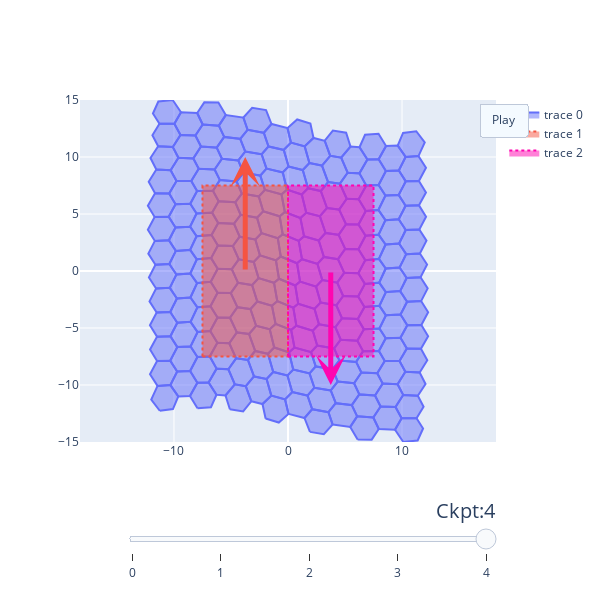

The notebook cell this image was saved under:
### Code cell
ckpts_dir = "../scratch/"
tiss_ckpt_fps = []
for fn in sorted(os.listdir(ckpts_dir)):
    # print(fn)
    if fn.endswith(".json") and fn.startswith("res"):
        tiss_ckpt_fps.append(os.path.join(ckpts_dir, fn))
# tiss_ckpt_fns = sorted([fn for fn in os.listdir(ckpts_dir) if fn.endswith(".json") and fn.startswith("res")])

visualize.make_plotly_visualizer(
    tiss_ckpt_fps,
    "../scratch/initial_vm_state.json"
    # vertices_to_highlight=[0],
)

### Figure 1 — Plotly figure (JSON) as saved in the notebook; plotly's stock layout.template omitted (floating-point values rounded to 4 significant figures; data arrays with more than 128 entries replaced by an {"elided": "..."} marker saying what was removed)
{"data": [{"fill": "toself", "marker": {"color": {"elided": "1141 str values"}, "size": 8}, "mode": "lines", "type": "scatter", "x": {"elided": "1304 float values"}, "y": {"elided": "1304 float values"}}, {"fill": "toself", "line": {"color": "rgb(245, 84, 66)", "dash": "dot", "width": 2}, "marker": {"size": 8}, "mode": "lines", "type": "scatter", "x": [-7.5, 0, 0, -7.5, -7.5], "y": [-7.5, -7.5, 7.5, 7.5, -7.5]}, {"fill": "toself", "line": {"color": "rgb(255, 5, 176)", "dash": "dot", "width": 2}, "marker": {"size": 8}, "mode": "lines", "type": "scatter", "x": [0, 7.5, 7.5, 0, 0], "y": [-7.5, -7.5, 7.5, 7.5, -7.5]}], "layout": {"annotations": [{"arrowcolor": "rgb(245, 84, 66)", "arrowhead": 3, "arrowwidth": 5, "ax": -3.75, "axref": "x", "ay": 0, "ayref": "y", "showarrow": true, "text": "", "x": -3.75, "xref": "x", "y": 10, "yref": "y"}, {"arrowcolor": "rgb(255, 5, 176)", "arrowhead": 3, "arrowwidth": 5, "ax": 3.75, "axref": "x", "ay": 0, "ayref": "y", "showarrow": true, "text": "", "x": 3.75, "xref": "x", "y": -10, "yref": "y"}], "height": 600, "sliders": [{"active": 4, "currentvalue": {"font": {"size": 20}, "prefix": "Ckpt:", "visible": true, "xanchor": "right"}, "len": 0.9, "pad": {"b": 10, "t": 50}, "steps": [{"args": [[0], {"frame": {"duration": 200, "redraw": false}, "mode": "immediate", "transition": {"duration": 200}}], "label": "0", "method": "animate"}, {"args": [[1], {"frame": {"duration": 200, "redraw": false}, "mode": "immediate", "transition": {"duration": 200}}], "label": "1", "method": "animate"}, {"args": [[2], {"frame": {"duration": 200, "redraw": false}, "mode": "immediate", "transition": {"duration": 200}}], "label": "2", "method": "animate"}, {"args": [[3], {"frame": {"duration": 200, "redraw": false}, "mode": "immediate", "transition": {"duration": 200}}], "label": "3", "method": "animate"}, {"args": [[4], {"frame": {"duration": 200, "redraw": false}, "mode": "immediate", "transition": {"duration": 200}}], "label": "4", "method": "animate"}], "transition": {"duration": 200, "easing": "cubic-in-out"}, "x": 0.1, "xanchor": "left", "y": 0, "yanchor": "top"}], "updatemenus": [{"active": 0, "buttons": [{"args": [null, {"frame": {"duration": 100, "redraw": false}, "mode": "immediate", "transition": {"duration": 100}}], "label": "Play", "method": "animate"}], "type": "buttons", "x": 1.075, "y": 0.99}], "width": 600, "xaxis": {"domain": [0, 1], "range": [-17.86, 17.86], "scaleanchor": "y", "scaleratio": 1, "type": "linear"}, "yaxis": {"domain": [0, 1], "range": [-15.0, 15.0], "type": "linear"}}}
